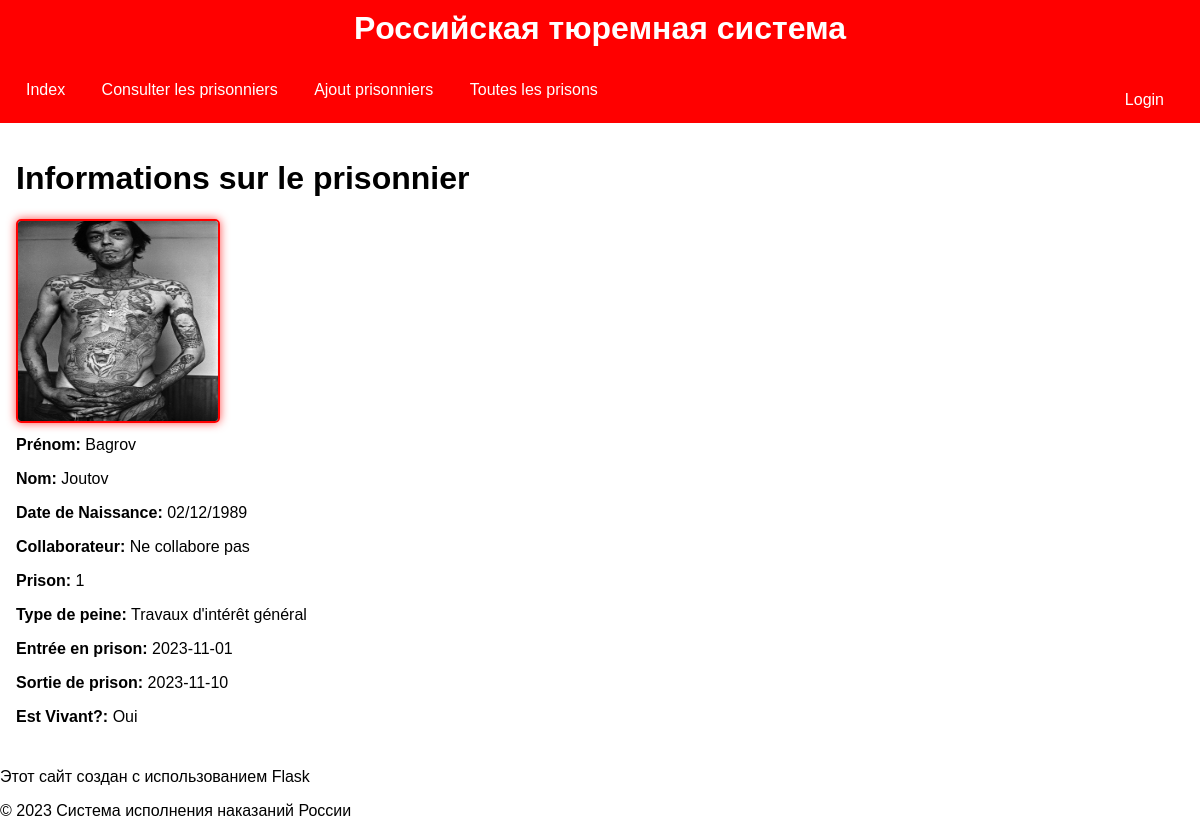
Page /ConsultPrisonner?id=1 on the committed database.
### tables this page shows
CREATE TABLE "prisonners" (
	"id"	INTEGER,
	"prenom"	VARCHAR(100),
	"nom"	VARCHAR(100),
	"birthday"	DATE,
	"type_de_peine"	VARCHAR(100),
	"collaborateur"	BOOLEAN,
	"prison_id"	INT,
	"image"	TEXT,
	"isAlive"	INTEGER,
	FOREIGN KEY("prison_id") REFERENCES "prison"("id"),
	PRIMARY KEY("id" AUTOINCREMENT)
);

CREATE TABLE peine (
    id INTEGER PRIMARY KEY NOT NULL,
    user_id INT,
    type_de_peine VARCHAR(100),
    collaborateur BOOLEAN,
    entry_date DATE,
    out_door DATE,
    FOREIGN KEY (user_id) REFERENCES prisonners(id)
);

### app.py (the view)
@app.route("/ConsultPrisonner", methods=['GET','POST'])
def ConsultPrisonner():
    if request.method=="GET":
        id_prisonnier=request.args.get('id', default="", type=str)
        prisonner=func.Prisonnier.getPrisonner(id_prisonnier)
        peine=func.Peine.getPeineFromUserID(id_prisonnier)
        prisons=func.Prison.getAllPrisons()
        return render_template("prisonnerInformation.html", id_prisonnier=id_prisonnier,prisonner=prisonner, peine=peine, prisons=prisons )

### classes.py (called while the page is built)
def connect_database(database_path):
    return sqlite3.connect(database_path)

    def getAllPrisons():
        conn =connect_database('goodDB.db')
        cursor = conn.cursor()
        prisons=cursor.execute("SELECT * FROM prison").fetchall()
        return prisons

    def getPrisonner(id):
        conn=connect_database('goodDB.db')
        cursor = conn.cursor()
        query = "SELECT * FROM prisonners WHERE id = ?"
        cursor.execute(query, (id,))
        result = cursor.fetchone()
        prisonnier=Prisonnier(result[1], result[2], result[3], result[4], result[5], result[6], result[7], result[8])
        conn.close()
        return prisonnier

    def getPeineFromUserID(prisonnerId):
        conn=connect_database('goodDB.db')
        cursor = conn.cursor()
        query = "SELECT * from peine WHERE user_id = ?"
        cursor.execute(query,(prisonnerId,))
        result = cursor.fetchone()
        peine=Peine(result[1], result[2], result[4], result[5])
        conn.close()
        return peine

### templates/prisonnerInformation.html (shortened to what this page needs)
</head>
<body>
{% extends 'layout.html' %}
{% block content %}
{% if prisonner %}
<h1>Informations sur le prisonnier</h1>
<img src="{{ url_for('static', filename='uploads/' + prisonner.image + '.jpg') }}" width="200" height="200" style="vertical-align: bottom;">
<p> <strong>Prénom:</strong> {{ prisonner.Prenom }}</p>
<p> <strong>Nom:</strong> {{ prisonner.Nom }}</p>
<p> <strong>Date de Naissance:</strong> {{ prisonner.birthday }}</p>
<p> <strong>Collaborateur:</strong> {{ 'Collabore avec le système' if prisonner.collaborateur else 'Ne collabore pas' }}</p>
<p> <strong>Prison:</strong> {{ prisonner.prison_id }}</p>
<p> <strong>Type de peine:</strong> {{ peine.type_de_peine }}</p>
<p> <strong>Entrée en prison:</strong> {{ peine.entry_date }}</p>
<p> <strong>Sortie de prison:</strong> {{ peine.out_door }}</p>
<p> <strong>Est Vivant?:</strong> {{'Oui' if prisonner.isAlive else 'Non' }}</p>
{% endif %}
{% endblock %}

### templates/prisonnerInformation.html (style rules this page uses)
body { background-color: white; color: black; font-family: Arial, sans-serif; margin: 20px; }
p { margin: 10px 0; line-height: 1.5; }
img { border: 2px solid red; border-radius: 5px; box-shadow: 0 0 10px rgba(255, 0, 0, 0.7); display: block; margin-top: 20px; }

### templates/layout.html (style rules this page uses)
body { font-family: Arial, sans-serif; margin: 0; padding: 0; box-sizing: border-box; }

### rows in the picture
prisonners: image (picture), Prenom "Bagrov", Nom "Joutov", birthday "02/12/1989", collaborateur "Ne collabore pas", prison_id "1", isAlive "Oui"
peine: type_de_peine "Travaux d'intérêt général", entry_date "2023-11-01", out_door "2023-11-10"
